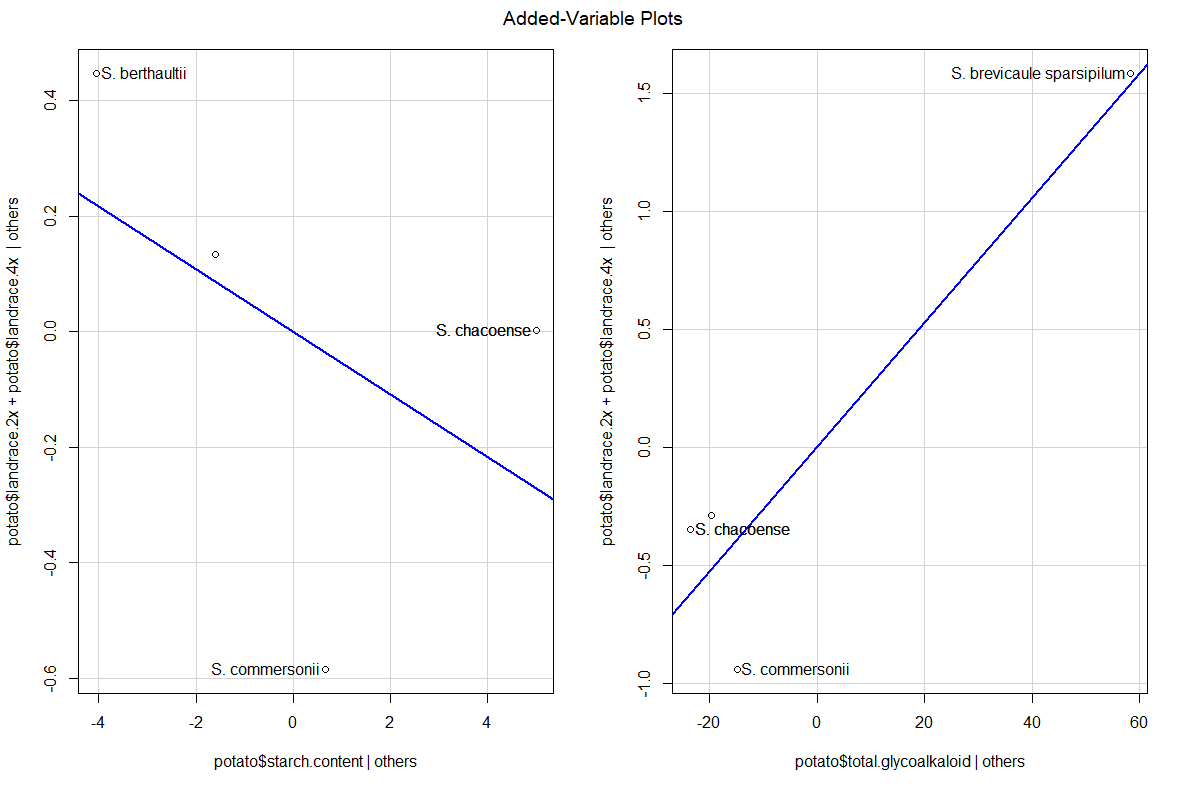

Write the R code that produced this figure.
library(car)
potato=(read.csv("potato_accessions.csv", row.names=1))
model = lm (potato$landrace.2x+potato$landrace.4x ~ potato$starch.content+potato$total.glycoalkaloid, potato)
model1 = lm (potato$landrace.2x+potato$landrace.4x ~ potato$mean.lesion+potato$flower.color+potato$Collection.Site+potato$habit++potato$Cultivation.Zone+potato$stolon.type+potato$circadian.average+potato$Elevation..MASL.)
avPlots(model)
avPlots(model1)
